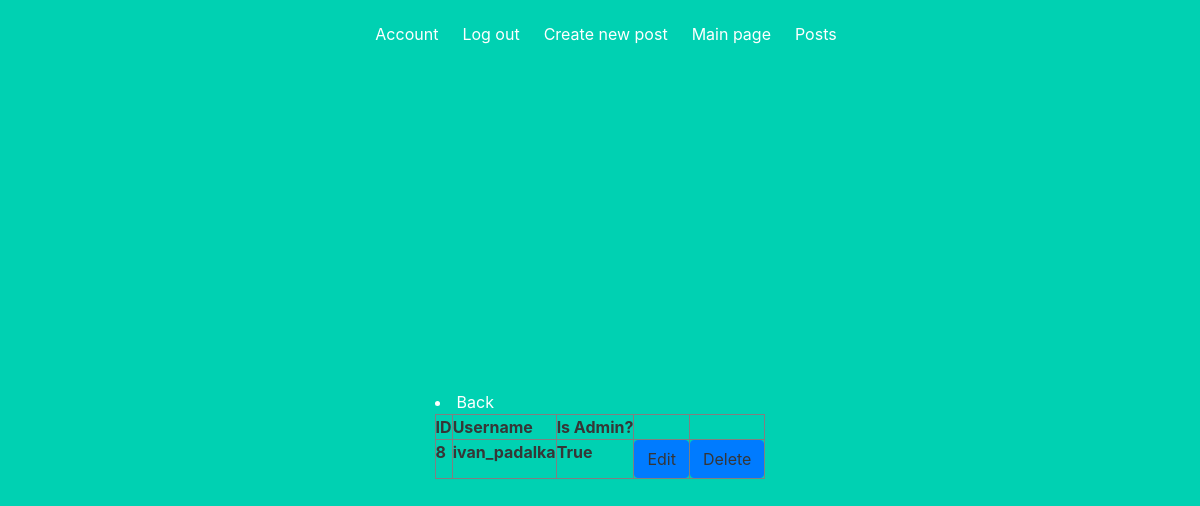
/administrator/users-list (signed in), run on the app's committed database.
### app/models.py (models this page shows, shortened)
class User(db.Model, UserMixin):
    id = db.Column(db.Integer, primary_key=True)
    username = db.Column(db.String(64), index=True, unique=True)
    email = db.Column(db.String(120), index=True, unique=True)
    password_hash = db.Column(db.String(128))
    posts = db.relationship('Post', backref='author', lazy='dynamic')
    image_file = db.Column(db.String(20), nullable=False, default='default.jpeg')
    about_me = db.Column(db.String(140))
    last_seen = db.Column(db.DateTime, default=dt.utcnow)
    admin = db.Column(db.Boolean, default=False)
    def is_admin(self):
        return self.admin

### app/blueprints/administrator/views.py (the view)
@administrator_blueprint.route('/administrator/users-list')
@login_required
@admin_login_required
def users_list_admin():
    users = User.query.all()
    return render_template('administrator/users-list-admin.html', users=users)

### app/blueprints/administrator/views.py (called while the page is built)
def admin_login_required(func):
    @wraps(func)
    def decorated_view(*args, **kwargs):
        if not current_user.is_admin():
            return abort(403)
        return func(*args, **kwargs)
    return decorated_view

### app/models.py (called while the page is built)
@login.user_loader
def load_user(id):
    return User.query.get(int(id))

### app/blueprints/administrator/templates/administrator/users-list-admin.html
{% extends "layout.html" %}
{% block content %}
<table border="1" width="100%" cellpadding="5">
    <tr>
     <th>ID</th>
     <th>Username</th>
     <th>Is Admin?</th>
     <th></th>
     <th></th>
    </tr>
    {% for user in users %}
    <tr>
        <th>{{user.id}}</th>
        <th>{{user.username}}</th>
        <th>{{user.admin}}</th>
        <th> <a href="{{url_for('administrator.user_update_admin', id=user.id)}}" class="btn btn-primary">Edit</a></th>
        <th><a href="{{url_for('administrator.user_delete_admin', id=user.id)}}" class="btn btn-primary">Delete</a></th>
       </tr>
    {% endfor %}
    <li><a href="{{ url_for('administrator.home_admin') }}">Back</a></li>
{% endblock %}

### app/static/css/main.css (style rules this page uses)
body { margin: 0; padding: 0; font-family: "Helvetica Neue", Helvetica, Arial, sans-serif; color: #444; }

### data on the page
User: id "8", username "ivan_padalka", admin "True"
